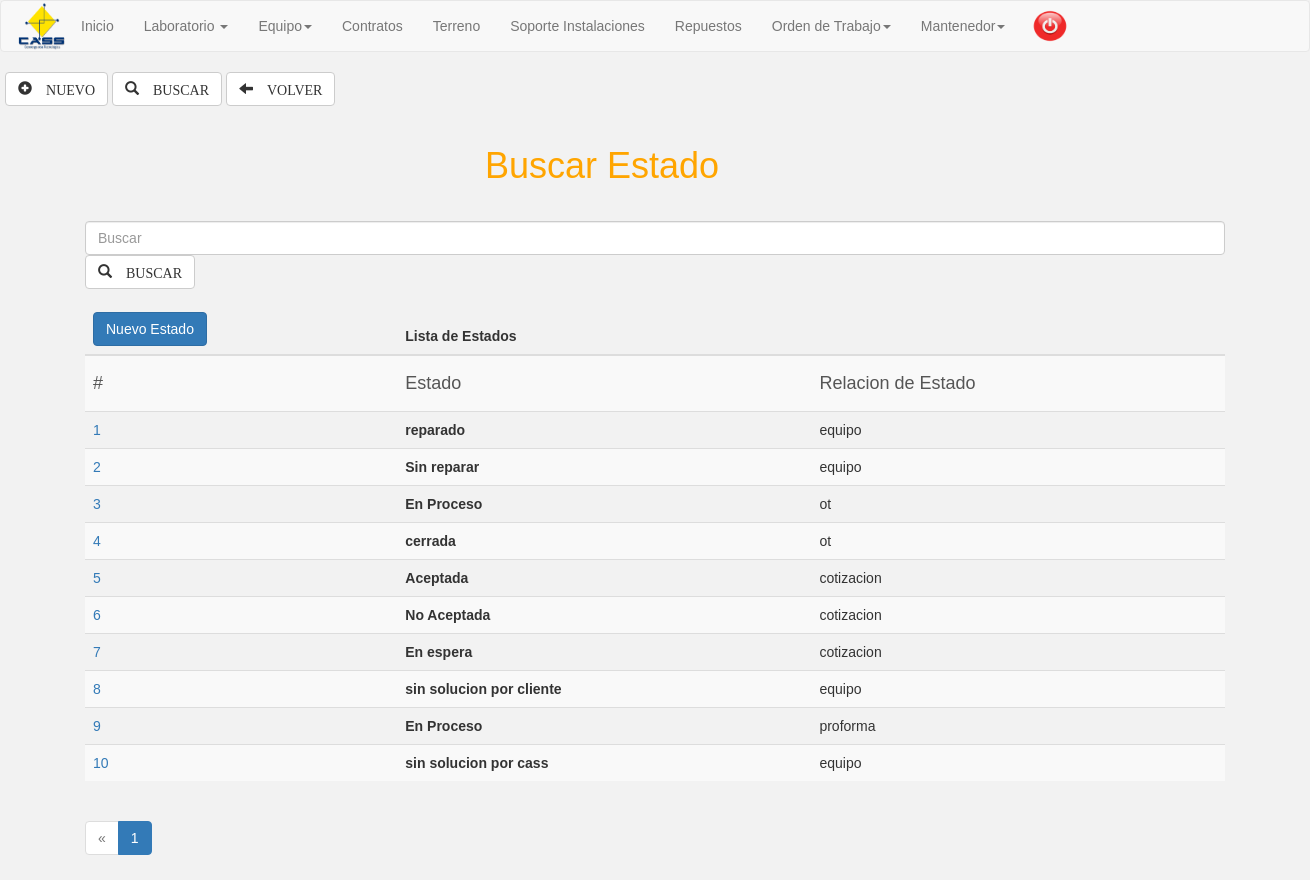
The page /estado.buscar.php (signed in) on the database its author committed.
### tables this page shows
CREATE TABLE `estado` (
  `id_estado` int(11) NOT NULL,
  `estado` varchar(100) NOT NULL,
  `relacion` varchar(30) NOT NULL
);

### estado.buscar.php (the view, shortened to what this page needs)
<?php
if (isset($_SESSION['correo'])) {?>
<!DOCTYPE html>
<html lang="en">
<head>
	<link rel="stylesheet" href="css/bootstrap.min.css">
	<link rel="stylesheet" href="js/bootstrap.min.js">
</head>
  <nav class="navbar navbar-default">
  <div class="container-fluid">
   <div class="navbar-header">
       <img class="logo" src="img/cass_logo.png" alt="">
    </div>
    <div class="collapse navbar-collapse" id="bs-example-navbar-collapse-1">
      <ul class="nav navbar-nav">
       <li><a  href="inicio.php">Inicio</a></li>
        <li class="dropdown">
          <a href="#" class="dropdown-toggle" data-toggle="dropdown" role="button" aria-haspopup="true" aria-expanded="false">Laboratorio <span class="caret"></span></a>
        </li>
        <li class="dropdown">
          <a href="#" class="dropdown-toggle" data-toggle="dropdown" role="button" aria-haspopup="true" aria-expanded="false">Equipo<span class="caret"></span></a>
        </li>
        <li><a  href="#">Contratos</a></li>
        <li><a  href="#">Terreno</a></li>
        <li><a  href="#">Soporte Instalaciones</a></li>
        <li><a  href="repuesto.php">Repuestos</a></li>
        <li class="dropdown">
           <a href="#" class="dropdown-toggle" data-toggle="dropdown" role="button" aria-haspopup="true" aria-expanded="false">Orden de Trabajo<span class="caret"></span></a>
        </li>
         <li class="dropdown">
          <a href="#" class="dropdown-toggle" data-toggle="dropdown" role="button" aria-haspopup="true" aria-expanded="false">Mantenedor<span class="caret"></span></a>
        </li>
      </ul>
       <a  href="cerrarsesion.php"><img class="cerrar" src="img/cerrar_sesion.png" alt="" ></a>
    </div>
</nav>
<body>
 <div class="contenedor">
<a href="estado.php"><button  class="btn btn-default" type="submit"><span class="glyphicon glyphicon-plus-sign" aria-hidden="true"> NUEVO</span></button></a>
<a href="estado.buscar.php"><button class="btn btn-default" type="submit"><span class="glyphicon glyphicon-search" aria-hidden="true"> BUSCAR</span></button></a>
<button class="btn btn-default" type="button"><span class="glyphicon glyphicon-arrow-left" aria-hidden="true"> VOLVER</span></button>
<br><br>
<form class="form-group" action=""  method="POST">
<div class="container" >
<div class="form-group" id="datos">
<h4><label for="caja_busqueda"><h1>Buscar Estado</h1></label></h4>
    <input type="text" name="busca" id="busqueda" class="form-control" placeholder="Buscar" autofocus="">
    <button type="submit" name="submit" class="btn btn-default"><span class="glyphicon glyphicon-search" aria-hidden="true"> BUSCAR</span></button>
</div>
<table  class="table table-striped" id="" name="" >
<thead>
      <th colspan="1"><a href="cliente.php" class="btn btn-primary">Nuevo Estado</a></th>
      <th colspan="11">Lista de Estados</th>
    </thead>
    <tbody>
      <tr>
        <td><h4>#</h4></td>
        <td><h4>Estado</h4></td>
        <td><h4>Relacion de Estado</h4></td>
      </tr>
<?php
  $dbhandle=mysql_query("SELECT * FROM estado ");
   while($muestra=mysql_fetch_array($dbhandle)){
   echo '<tr>';
   echo '<td>'.'<a style=\"text-decoration:underline;cursor:pointer;\" onclick="eliminarDato(\"'.$muestra['id_estado'].'\")">'.$muestra['id_estado'].'</a>'.'</td>';
   echo '<td>'.'<strong>'.$muestra['estado'].'</strong>'.'</td>';
   echo '<td>'.$muestra['relacion'].'</td>';
}
?>
      </tbody>
</table>
<nav aria-label="">
  <ul class="pagination">
    <li class="disabled"><a href="#" aria-label="Previous"><span aria-hidden="true">&laquo;</span></a></li>
    <li class="active"><a href="#">1 <span class="sr-only">(current)</span></a></li>
</nav>
</div>
</form>
</body>
</html>
<?php
}else{
  echo '<script> window.location="index.php";</script>';
}
?>

### estado.buscar.php (style rules this page uses)
* { font-family: Geneva, Arial, Helvetica, sans-serif; }
body { background: #F2F2F2; }
img.logo { height: 50px; margin: auto; width: 50px; border: auto; }
h1 { margin: 10px 300px 20px 400px; color: orange; border-top: 30px; }
h4 { margin: 10px auto; color: #555555; }
.contenedor { width: 1300px; height: 100px; margin: auto; }
label { color:#555555; }
.cerrar { height: 40px; margin: 5px auto; width: 60px; border: auto; }

### rows shown on the page
estado: id_estado "1", estado "reparado", relacion "equipo"
estado: id_estado "2", estado "Sin reparar", relacion "equipo"
estado: id_estado "3", estado "En Proceso", relacion "ot"
estado: id_estado "4", estado "cerrada", relacion "ot"
estado: id_estado "5", estado "Aceptada", relacion "cotizacion"
estado: id_estado "6", estado "No Aceptada", relacion "cotizacion"
estado: id_estado "7", estado "En espera", relacion "cotizacion"
estado: id_estado "8", estado "sin solucion por cliente", relacion "equipo"
estado: id_estado "9", estado "En Proceso", relacion "proforma"
estado: id_estado "10", estado "sin solucion por cass", relacion "equipo"
